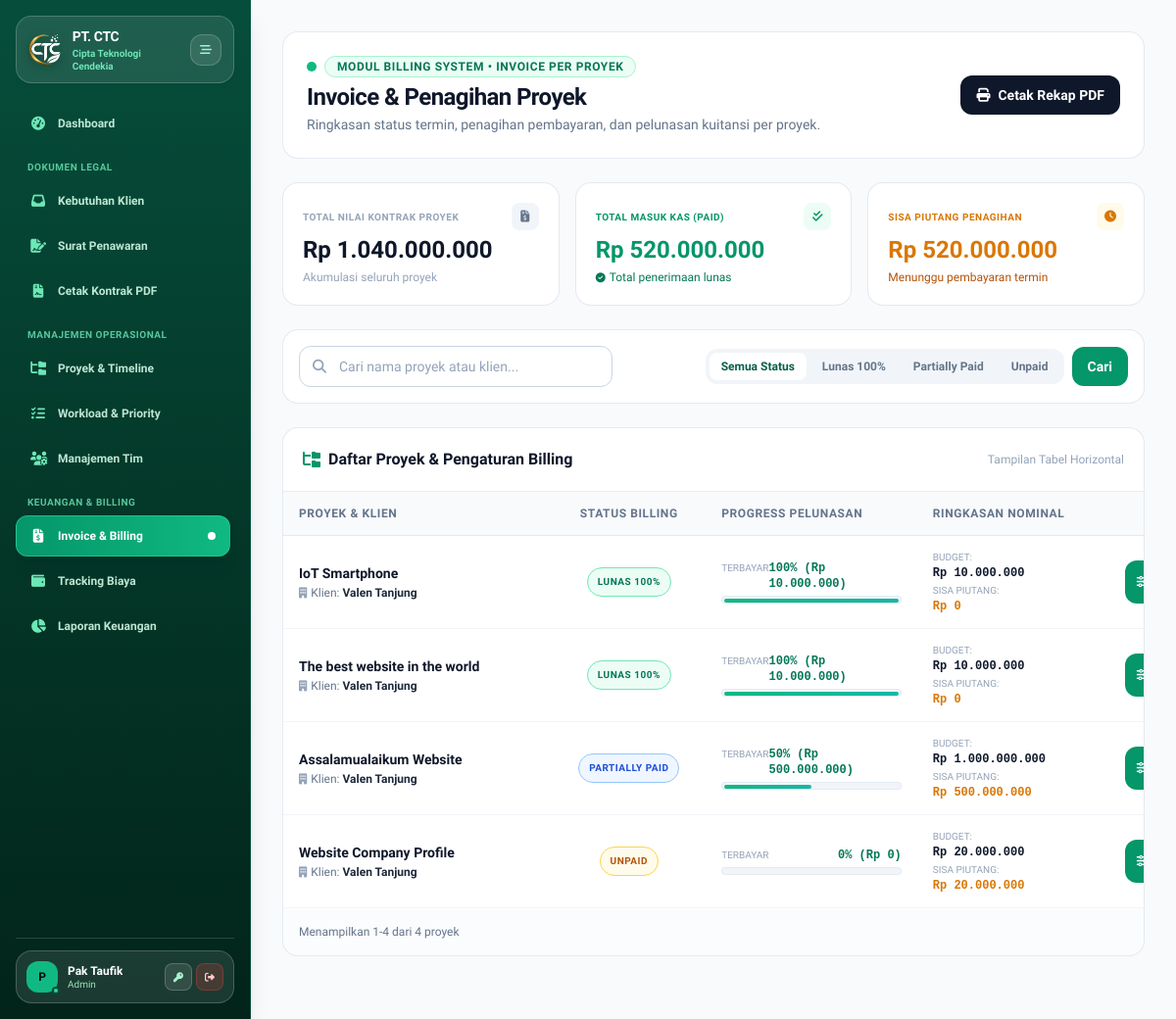
Page /modules/invoices/index.php (signed in) on the earlier database version.
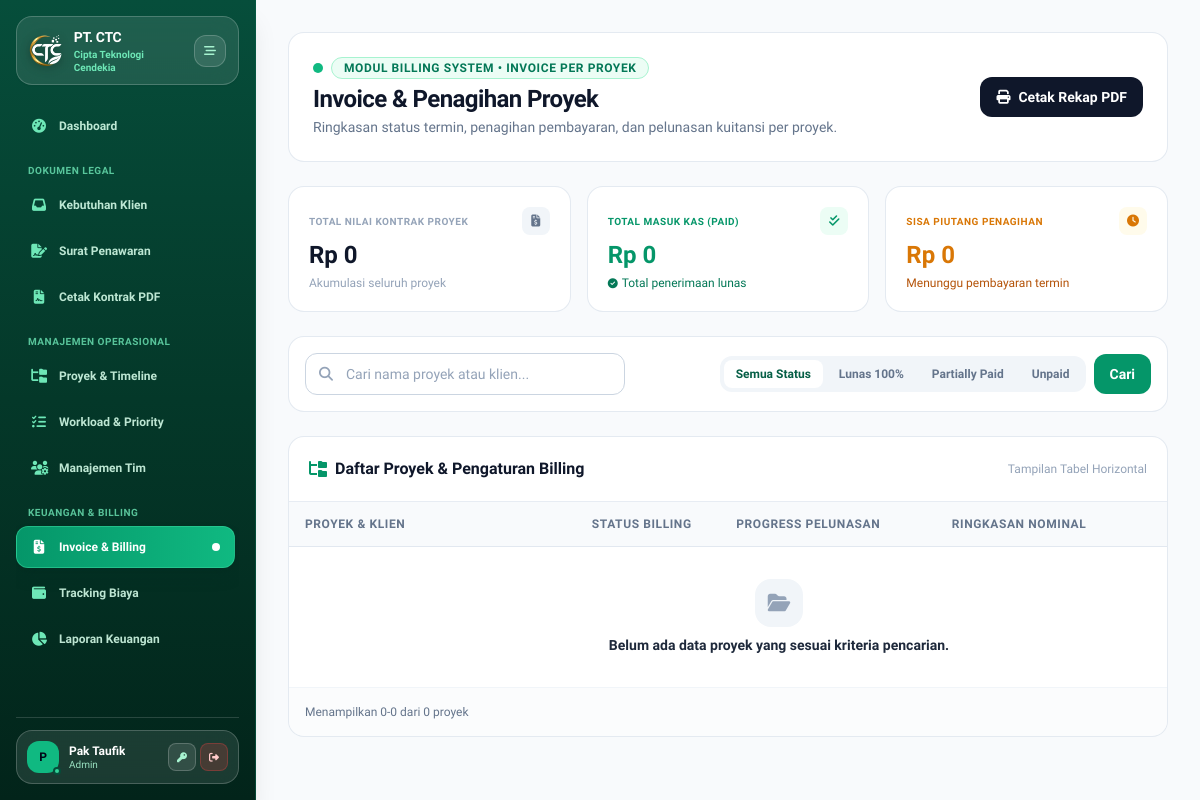
Same page on the later database version.
### tables this page shows
CREATE TABLE `projects` (
  `id` int(11) NOT NULL,
  `nama_projek` varchar(150) NOT NULL,
  `klien` varchar(100) NOT NULL,
  `budget` decimal(15,2) NOT NULL DEFAULT 0.00,
  `tanggal_mulai` date NOT NULL,
  `deadline` date NOT NULL,
  `status` enum('Planning','In Progress','Completed','On Hold') DEFAULT 'Planning',
  `kategori_rab` enum('Website','IoT','Mobile','Custom') NOT NULL DEFAULT 'Website',
  `rab_custom_data` longtext DEFAULT NULL,
  `client_token` varchar(64) DEFAULT NULL,
  `requirement_id` int(11) DEFAULT NULL,
  `created_at` timestamp NOT NULL DEFAULT current_timestamp()
);

### modules/invoices/index.php (the view, shortened to what the rows shown need)
<?php
require_once __DIR__ . '/../../config/database.php';
$filter_status = $_GET['status_filter'] ?? 'All';
$sqlProjects = "
    SELECT
        p.id AS project_id,
        p.nama_projek,
        p.klien,
        p.budget,
        p.tanggal_mulai,
        p.deadline,
        p.status AS project_status,
        COALESCE(SUM(i.jumlah_tagihan), 0) AS total_invoiced,
        COALESCE(SUM(CASE WHEN i.status = 'Paid' THEN i.jumlah_tagihan ELSE 0 END), 0) AS total_paid,
        COALESCE(SUM(CASE WHEN i.status != 'Paid' THEN i.jumlah_tagihan ELSE 0 END), 0) AS total_unpaid,
        COUNT(i.id) AS total_invoices_count,
        MAX(i.termin_ke) AS max_termin
    FROM projects p
    LEFT JOIN invoices i ON p.id = i.project_id
    WHERE 1=1
";
$params = [];
$sqlProjects .= " GROUP BY p.id ORDER BY p.created_at DESC";
$stmt = $pdo->prepare($sqlProjects);
$stmt->execute($params);
$allProjects = $stmt->fetchAll();
$filteredProjects = [];
foreach ($allProjects as $proj) {
    $budget    = (float)$proj['budget'];
    $totalPaid = (float)$proj['total_paid'];
    if ($budget > 0 && $totalPaid >= $budget) {
        $paymentStatus = 'Lunas';
    } elseif ($totalPaid > 0) {
        $paymentStatus = 'Partially Paid';
    } else {
        $paymentStatus = 'Unpaid';
    }
    $proj['payment_status'] = $paymentStatus;
    if ($filter_status === 'All' || $filter_status === $paymentStatus) {
        $filteredProjects[] = $proj;
    }
}
require_once __DIR__ . '/../../includes/header.php';
require_once __DIR__ . '/../../includes/sidebar.php';
?>
<main class="flex-1 p-4 sm:p-6 md:p-8 overflow-y-auto w-full min-w-0 bg-[#f8fafc] text-slate-800 selection:bg-emerald-600 selection:text-white relative">
    <div class="flex flex-col sm:flex-row justify-between sm:items-center gap-5 mb-6 bg-white p-5 sm:p-6 rounded-2xl border border-slate-200/90 shadow-xs">
        <div class="shrink-0">
            <h1 class="text-xl md:text-2xl font-bold text-slate-900 tracking-tight">Invoice & Penagihan Proyek</h1>
        </div>
    </div>
    <div class="bg-white border border-slate-200/90 rounded-2xl shadow-xs overflow-hidden mb-8">
        <div class="w-full overflow-x-auto">
            <table class="w-full text-left border-collapse text-xs sm:text-sm table-fixed min-w-[980px]">
                <thead>
                    <tr class="bg-slate-50 border-b border-slate-200 text-xs font-semibold text-slate-500 uppercase tracking-wider">
                        <th class="py-3.5 px-4 w-[28%]">PROYEK & KLIEN</th>
                        <th class="py-3.5 px-4 w-[16%] text-center">STATUS BILLING</th>
                        <th class="py-3.5 px-4 w-[22%]">PROGRESS PELUNASAN</th>
                        <th class="py-3.5 px-4 w-[20%]">RINGKASAN NOMINAL</th>
                        <th class="py-3.5 px-4 w-[14%] text-center">AKSI</th>
                    </tr>
                </thead>
                <tbody class="divide-y divide-slate-100" id="billingTableBody">
                    <?php if (empty($filteredProjects)): ?>
                        <tr>
                            <td colspan="5" class="p-8 text-center text-slate-400 font-normal">
                                <div class="w-12 h-12 mx-auto mb-2 rounded-2xl bg-slate-100 text-slate-400 flex items-center justify-center text-xl">
                                    <i class="fa-solid fa-folder-open"></i>
                                </div>
                                <p class="font-bold text-slate-800 text-sm">Belum ada data proyek yang sesuai kriteria pencarian.</p>
                            </td>
                        </tr>
                    <?php else: ?>
                        <?php foreach ($filteredProjects as $p):
                            $pBudget = (float)$p['budget'];
                            $pPaid   = (float)$p['total_paid'];
                            $pUnpaid = $pBudget - $pPaid;
                            $percent = $pBudget > 0 ? min(100, round(($pPaid / $pBudget) * 100)) : 0;
                        ?>
                            <tr class="invoice-row hover:bg-slate-50/70 transition align-middle"
                                data-search="<?= htmlspecialchars(strtolower($p['nama_projek'] . ' ' . $p['klien'])) ?>"
                                data-status="<?= htmlspecialchars($p['payment_status']) ?>">
                                <td class="py-3.5 px-4">
                                    <p class="font-bold text-slate-900 text-xs sm:text-sm leading-snug truncate">
                                        <?= htmlspecialchars($p['nama_projek']) ?>
                                    </p>
                                    <p class="text-xs text-slate-500 font-normal truncate mt-0.5">
                                        <i class="fa-solid fa-building text-slate-400 mr-1 text-[11px]"></i>Klien: <span class="font-semibold text-slate-800"><?= htmlspecialchars($p['klien']) ?></span>
                                    </p>
                                </td>
                                <td class="py-3.5 px-4 text-center">
                                    <span class="px-2.5 py-1 text-[10px] uppercase font-extrabold rounded-full border tracking-wider inline-block whitespace-nowrap
                                        <?php
                                            switch($p['payment_status']) {
                                                case 'Lunas': echo 'bg-emerald-50 text-emerald-700 border-emerald-300'; break;
                                                case 'Partially Paid': echo 'bg-blue-50 text-blue-700 border-blue-300'; break;
                                                default: echo 'bg-amber-50 text-amber-700 border-amber-300';
                                            }
                                        ?>">
                                        <?= $p['payment_status'] === 'Lunas' ? 'LUNAS 100%' : $p['payment_status'] ?>
                                    </span>
                                </td>
                                <td class="py-3.5 px-4">
                                    <div class="flex justify-between text-xs font-semibold mb-1">
                                        <span class="text-slate-400 text-[10px] uppercase font-normal">Terbayar</span>
                                        <span class="text-emerald-700 font-bold font-mono text-xs"><?= $percent ?>% (Rp <?= number_format($pPaid, 0, ',', '.') ?>)</span>
                                    </div>
                                    <div class="w-full bg-slate-100 rounded-full h-2 overflow-hidden border border-slate-200/80 p-0.5">
                                        <div class="bg-gradient-to-r from-emerald-500 to-teal-500 h-1 rounded-full transition-all duration-500" style="width: <?= $percent ?>%"></div>
                                    </div>
                                </td>
                                <td class="py-3.5 px-4 font-mono">
                                    <div class="text-xs">
                                        <span class="text-[10px] text-slate-400 font-sans block uppercase">Budget:</span>
                                        <span class="font-bold text-slate-900">Rp <?= number_format($pBudget, 0, ',', '.') ?></span>
                                    </div>
                                    <div class="text-xs mt-0.5">
                                        <span class="text-[10px] text-slate-400 font-sans block uppercase">Sisa Piutang:</span>
                                        <span class="font-semibold text-amber-600">Rp <?= number_format($pUnpaid, 0, ',', '.') ?></span>
                                    </div>
                                </td>
                                <td class="py-3.5 px-4 text-center">
                                    <a href="detail.php?project_id=<?= $p['project_id'] ?>" class="btn-press px-3 py-1.5 bg-emerald-600 hover:bg-emerald-700 text-white font-semibold text-xs rounded-xl transition inline-flex items-center gap-1.5 shadow-xs">
                                        <i class="fa-solid fa-sliders text-xs"></i> Kelola Billing
                                    </a>
                                </td>
                            </tr>
                        <?php endforeach; ?>
                    <?php endif; ?>
                </tbody>
            </table>
        </div>
    </div>
</main>
<?php require_once __DIR__ . '/../../includes/footer.php'; ?>

Differences in the rows shown:
removed projects: nama_projek "IoT Smartphone", klien "Valen Tanjung", shows "LUNAS 100%", percent "100", pPaid "10.000.000", budget "10.000.000", pUnpaid "0"
removed projects: nama_projek "The best website in the world", klien "Valen Tanjung", shows "LUNAS 100%", percent "100", pPaid "10.000.000", budget "10.000.000", pUnpaid "0"
removed projects: nama_projek "Assalamualaikum Website", klien "Valen Tanjung", payment_status "PARTIALLY PAID", percent "50", pPaid "500.000.000", budget "1.000.000.000", pUnpaid "500.000.000"
removed projects: nama_projek "Website Company Profile", klien "Valen Tanjung", payment_status "UNPAID", percent "0", pPaid "0", budget "20.000.000", pUnpaid "20.000.000"
Other differences:
$totalCompanyBudget: "1.040.000.000" → "0"
$totalCompanyPaid: "520.000.000" → "0"
$totalCompanyUnpaid: "520.000.000" → "0"
text written by a page script: "Menampilkan 1-4 dari 4 proyek" → "Menampilkan 0-0 dari 0 proyek"
text now shown: "Belum ada data proyek yang sesuai kriteria pencarian."
